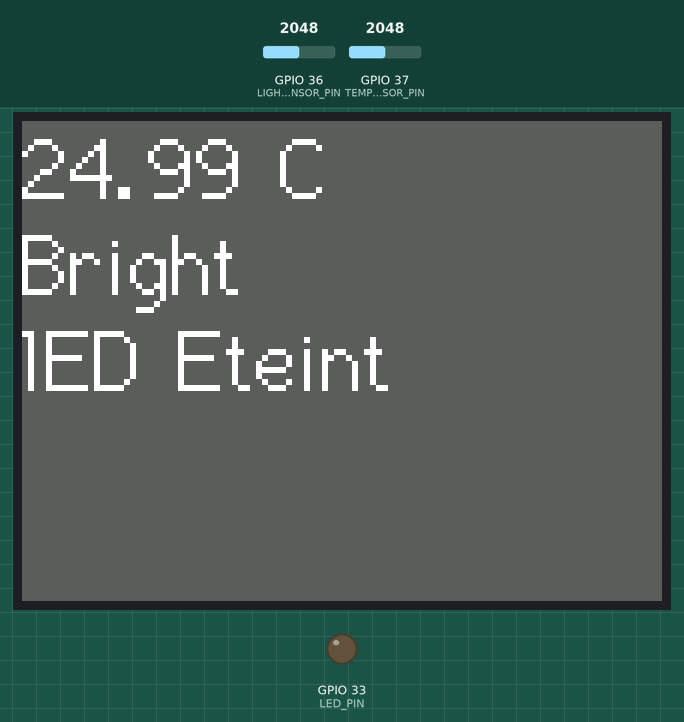
Recording of a sketch running on a simulated ESP32. Parts: 320×240 colour display, output pins drawn as LEDs (lit = HIGH). Inputs (shaded band) come from the test bench; at power-on: GPIO 36 (LIGHT_SENSOR_PIN) = 2048, GPIO 37 (TEMPERATURE_SENSOR_PIN) = 2048. WiFi joins after 1.5 s; servers stay silent unless stated; what the sketch prints to the serial monitor is not drawn.

Above: at 2.9 s.
3.0 s: GPIO 36 (LIGHT_SENSOR_PIN) set to 851
At 4.8 s:
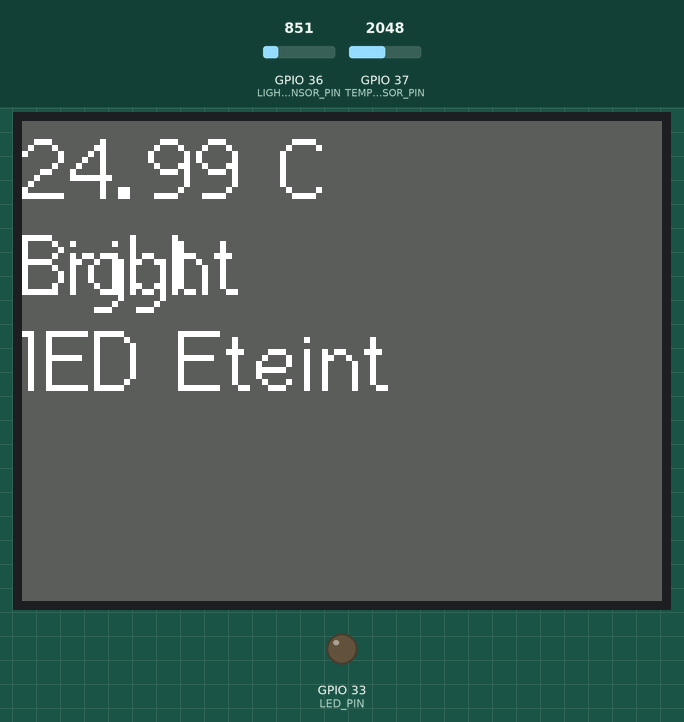
5.3 s: GPIO 36 (LIGHT_SENSOR_PIN) set to 757
At 6.7 s:
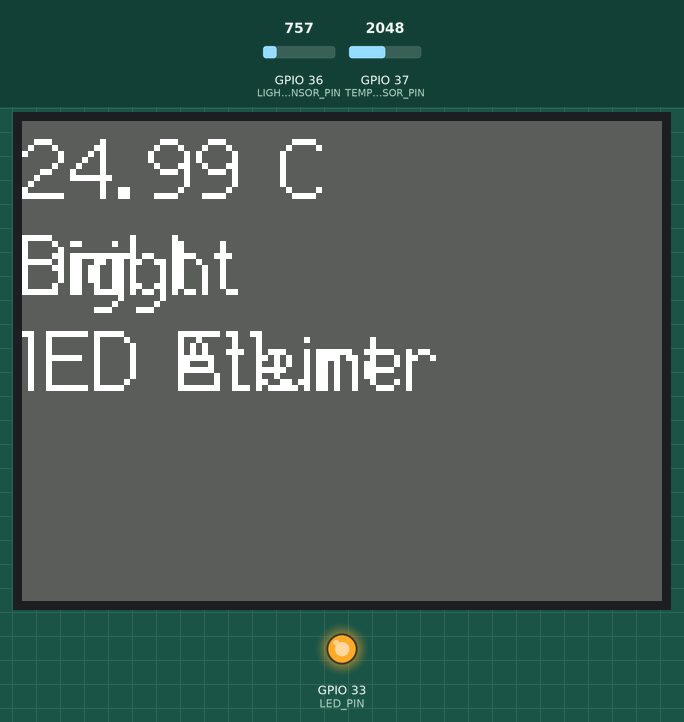
7.3 s: GPIO 36 (LIGHT_SENSOR_PIN) set to 44
9.0 s: GPIO 36 (LIGHT_SENSOR_PIN) set to 36
At 10.5 s:
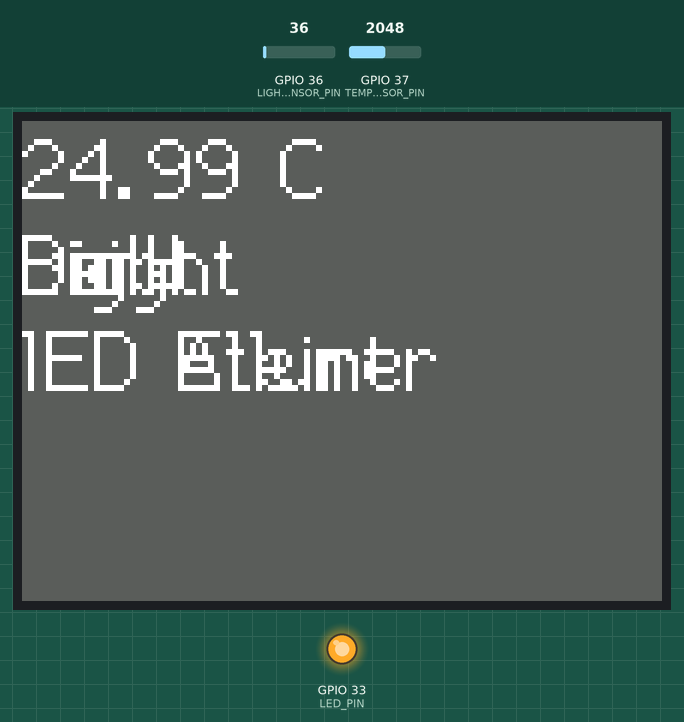
11.3 s: GPIO 36 (LIGHT_SENSOR_PIN) set to 3240
At 12.5 s:
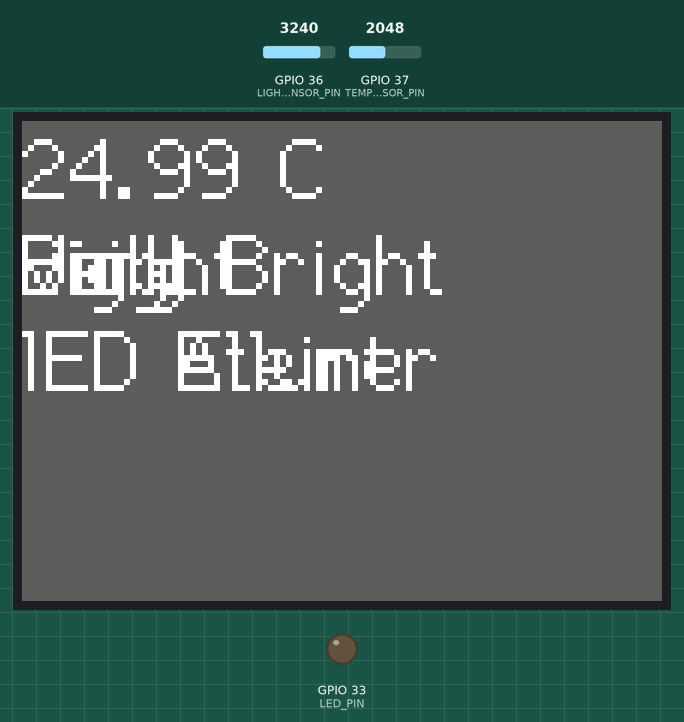
13.3 s: GPIO 37 (TEMPERATURE_SENSOR_PIN) set to 1960
At 14.6 s:
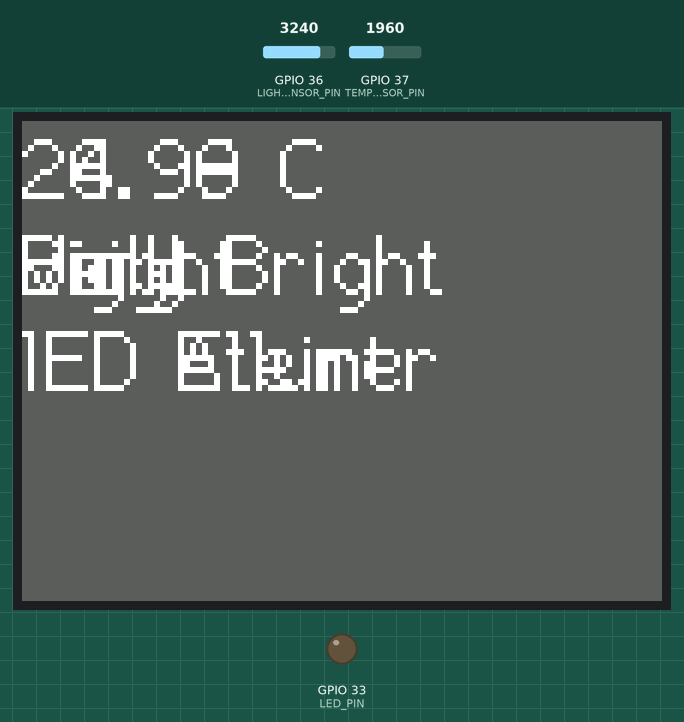
Timing chart, 0 to 16.3 s (numbered marks = the images above; inputs shaded):
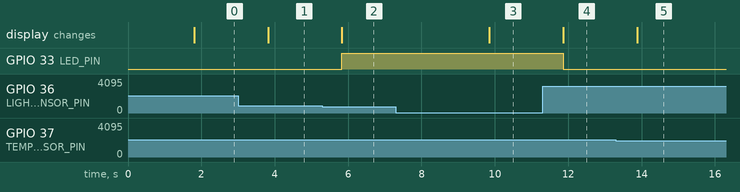

The sketch:

main.ino
```cpp
#include<TFT_eSPI.h>
#include<SPI.h>
#include<math.h>
#define LED_PIN 33
TFT_eSPI tft = TFT_eSPI();
#define TFT_GREY 0x5AEB
struct temperatureInfo {
    float pinValue;
    float temperature;
};
struct lightInfo {
  float pinValue;
  int pinNumber;
  char* lightStatus;
  bool ledAllumer;
};

bool autoControl = true;
bool lightControl = false;
void setup() {
  Serial.begin(9600);
  tft.begin();
  tft.fillScreen(TFT_GREY);
  tft.setTextColor(TFT_WHITE,TFT_BLACK);
  tft.setTextSize(3);
  // initialize serial communication at 9600 bits per second:
  pinMode(LED_PIN, OUTPUT);
  tft.setRotation(1);
  Serial.println("**********************************");
  connectToWiFi();
  Serial.println("************* Wifi connected **********");
  setup_routing();
  Serial.println("************* Server started ***********");
}

void loop() {
 tft.setCursor(0, 0, 2);
 temperatureInfo t = temperatureHandler();
 tft.print(t.temperature ); tft.println(" °C");
 if (autoControl) {
   Serial.println("Auto control activated");
   lightInfo li = lightSensorHandler();
    tft.println(li.lightStatus );
    if (li.ledAllumer) {
      tft.println("lED Allumer");
    } else {
        tft.println("lED Eteint");
    }
 } else {
   Serial.println("Manually control activated");
   if (lightControl) {
     seLedOn();
   } else {
     setLedOff();
   }
 }
 delay(1000);
}
```

LightHandler.ino
```cpp
#define LIGHT_SENSOR_PIN 36

lightInfo lightSensorHandler() {
 int analogValue = analogRead(LIGHT_SENSOR_PIN);
 lightInfo li = {analogValue, LIGHT_SENSOR_PIN, "null", false};
 if (analogValue < 40) {
   digitalWrite(LED_PIN, HIGH);
    li.lightStatus = "Dark";
    li.ledAllumer = true;
   return li;
  } else if (analogValue < 800) {
   digitalWrite(LED_PIN, HIGH);
   li.lightStatus = "Dim";
   li.ledAllumer = true;
   return li;
  } else if (analogValue < 2000) {
   digitalWrite(LED_PIN, LOW);
   li.lightStatus = "Light";
   li.ledAllumer = false;
   return li;
  } else if (analogValue < 3200) {

   digitalWrite(LED_PIN, LOW);
   li.lightStatus = "Bright";
   return li;
  } else {
   digitalWrite(LED_PIN, LOW);
   li.lightStatus = "Very Bright";
   return li;
  }
}

void setLedOff() {
   digitalWrite(LED_PIN, LOW);
}

void seLedOn() {
  digitalWrite(LED_PIN, HIGH);
}
```

TemperatureHandler.ino
```cpp
#define TEMPERATURE_SENSOR_PIN 37

#define AConst 0.001129148
#define BConst 0.000234125
#define CConst 8.76741E-08

float Vo, V1;
float R1 = 10000; // value of R1 on board
float R2, T;

float  Ro = 50000;
float  B = 3950;
float  To = 298.15;
float SERIES_RESISTOR = 10000;


temperatureInfo temperatureHandlerTemp() {
 float V1 = analogRead(TEMPERATURE_SENSOR_PIN);
 Vo = V1 / 1000.0;
 R2 = R1 * (Vo / (3.3 - Vo));
 T =  1 / ((1 / To) + ((log10(R2 / Ro)) / B))  - 273.15;
 temperatureInfo t = {V1, T};
 return t;
}

temperatureInfo temperatureHandler() {
 float V1 = analogRead(TEMPERATURE_SENSOR_PIN);
 float resistance = (float)SERIES_RESISTOR / ((4095 / (float)V1) - 1);
 float lnR = log(resistance);
 float temp = (1 / (AConst + (BConst * lnR) + (CConst * lnR * lnR * lnR)))-273.15;
 temperatureInfo t = {V1, temp};
 return t;
}
```

WebServer.ino
```cpp
#include <WiFi.h>
#include <ESPAsyncWebServer.h>
#include <ArduinoJson.h>

const char *ssid = "Ddd";           // Enter SSID here
const char *password = "jdyd4777";  //Enter Password here

AsyncWebServer server(8080);

void connectToWiFi() {
  Serial.print("Connecting to ");
  Serial.println(ssid);
  WiFi.begin(ssid, password);
  uint32_t notConnectedCounter = 0;
  while (WiFi.status() != WL_CONNECTED) {
    Serial.print(".");
    delay(500);
  }
  Serial.print("Connected. IP: ");
  Serial.println(WiFi.localIP());
}

// setup API resources
void setup_routing() {
  getTemperature();
  getWifiInformation();
  getLightStatus();
  setControlStatus();
  setLightStatus();
  server.begin();
}

void getWifiInformation() {
  server.on("/api/wifi-info", HTTP_GET, [](AsyncWebServerRequest *request) {
    AsyncResponseStream *response = request->beginResponseStream("application/json");
    DynamicJsonDocument json(1024);
    json["status"] = "ok";
    json["ssid"] = WiFi.SSID();
    json["ip"] = WiFi.localIP().toString();
    serializeJson(json, *response);
    request->send(response);
  });
}
void getTemperature() {
  server.on("/api/temperature", HTTP_GET, [](AsyncWebServerRequest *request) {
    AsyncResponseStream *response = request->beginResponseStream("application/json");
    DynamicJsonDocument json(1024);
    json["status"] = "ok";
    json["temperature"] = temperatureHandler().temperature;
    json["pinNumber"] = TEMPERATURE_SENSOR_PIN;
    json["pinValue"] = temperatureHandler().pinValue;
    serializeJson(json, *response);
    request->send(response);
  });
}

 void setControlStatus() {
  server.on("/api/controle", HTTP_POST, [](AsyncWebServerRequest * request)
  {
    int paramsNr = request->params();
    Serial.println(paramsNr);
    Serial.println();
    AsyncWebParameter* p = request->getParam(0);
     Serial.println("received value : " + p->value());
    if (p->value() == "true") {
      autoControl = false;
    } else {
      Serial.println("make the auto control false");
      autoControl = true;
    }
    request->send(200);
  });
}

 void setLightStatus() {
  server.on("/api/light", HTTP_POST, [](AsyncWebServerRequest * request)
  {
    int paramsNr = request->params();
    Serial.println(paramsNr);
    Serial.println();
    AsyncWebParameter* p = request->getParam(0);
    Serial.println("received value : " + p->value());
    if (p->value() == "true") {
      lightControl = true;
    } else {
      lightControl = false;
    }
    request->send(200);
  });
}

void getLightStatus() {
  server.on("/api/light", HTTP_GET, [](AsyncWebServerRequest *request) {
    AsyncResponseStream *response = request->beginResponseStream("application/json");
    DynamicJsonDocument json(1024);
    lightInfo li = lightSensorHandler();
    json["status"] = "ok";
    json["lightStatus"] = li.lightStatus;
    json["pinNumber"] = li.pinNumber;
    json["pinValue"] = li.pinValue;
    json["ledAllumer"] = li.ledAllumer;
    serializeJson(json, *response);
    request->send(response);
  });
}
```

Measured:
- the behaviour switches between 800 and 799 on GPIO 36 (LIGHT_SENSOR_PIN) (found by bisection; images 1 and 2)
- the behaviour switches between 40 and 39 on GPIO 36 (LIGHT_SENSOR_PIN) (found by bisection; images 2 and 3)
- after the input at 3.0 s, the display: changes after 0.82 s (image 1)
- after the input at 5.3 s, GPIO 33 (LED_PIN): LOW → HIGH after 0.53 s; the display: changes after 0.53 s (image 2)
- after the input at 7.3 s, every drawn part: stays the same
- after the input at 9.0 s, the display: changes after 0.85 s (image 3)
- after the input at 11.3 s, GPIO 33 (LED_PIN): HIGH → LOW after 0.56 s; the display: changes after 0.57 s (image 4)
- after the input at 13.3 s, the display: changes after 0.58 s (image 5)
